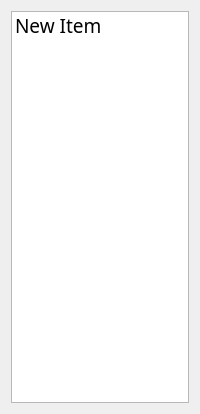
<?xml version="1.0" encoding="UTF-8"?>
<ui version="4.0">
 <class>Dialog</class>
 <widget class="QDialog" name="Dialog">
  <property name="geometry">
   <rect>
    <x>0</x>
    <y>0</y>
    <width>200</width>
    <height>414</height>
   </rect>
  </property>
  <property name="minimumSize">
   <size>
    <width>200</width>
    <height>0</height>
   </size>
  </property>
  <property name="maximumSize">
   <size>
    <width>200</width>
    <height>16777215</height>
   </size>
  </property>
  <property name="sizeIncrement">
   <size>
    <width>200</width>
    <height>0</height>
   </size>
  </property>
  <property name="windowTitle">
   <string>着法</string>
  </property>
  <layout class="QVBoxLayout" name="verticalLayout">
   <item>
    <widget class="QListWidget" name="comments">
     <property name="font">
      <font>
       <family>DengXian</family>
       <pointsize>14</pointsize>
      </font>
     </property>
     <property name="showDropIndicator" stdset="0">
      <bool>false</bool>
     </property>
     <property name="spacing">
      <number>5</number>
     </property>
     <property name="viewMode">
      <enum>QListView::ListMode</enum>
     </property>
     <item>
      <property name="text">
       <string notr="true">New Item</string>
      </property>
      <property name="background">
       <brush brushstyle="NoBrush">
        <color alpha="255">
         <red>255</red>
         <green>0</green>
         <blue>0</blue>
        </color>
       </brush>
      </property>
      <property name="foreground">
       <brush brushstyle="NoBrush">
        <color alpha="255">
         <red>255</red>
         <green>0</green>
         <blue>0</blue>
        </color>
       </brush>
      </property>
     </item>
    </widget>
   </item>
  </layout>
 </widget>
 <resources/>
 <connections/>
</ui>
